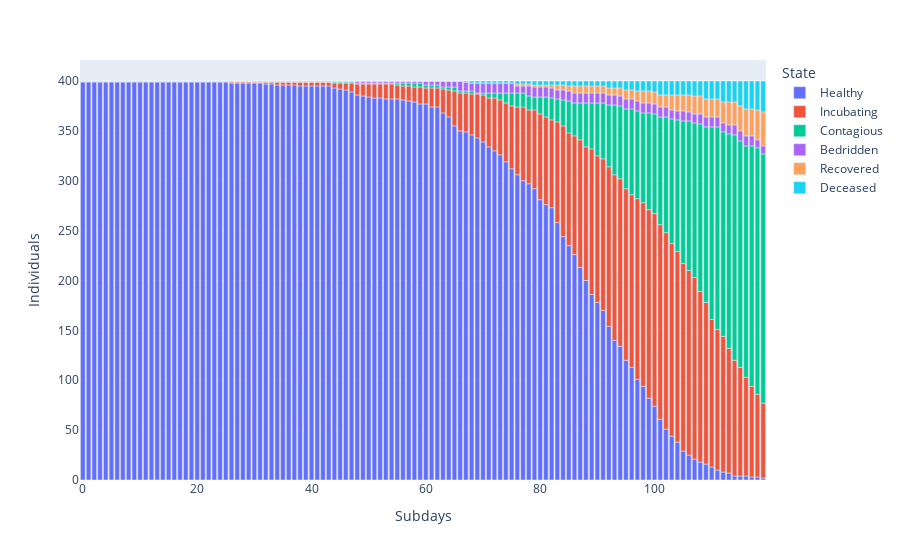

Notebook source saved alongside this figure:
### Code cell
# This code renders the most recent simulation as an interactive chart.
figure = px.bar(MostRecentSimulation, labels={"index":"Subdays", "value":"Individuals", "variable":"State"})
figure.show()

### Figure 1 — Plotly figure (JSON) as saved in the notebook; plotly's stock layout.template omitted (floating-point values rounded to 4 significant figures)
{"data": [{"alignmentgroup": "True", "hovertemplate": "State=Healthy<br>Subdays=%{x}<br>Individuals=%{y}<extra></extra>", "legendgroup": "Healthy", "marker": {"color": "#636efa", "pattern": {"shape": ""}}, "name": "Healthy", "offsetgroup": "Healthy", "orientation": "v", "showlegend": true, "textposition": "auto", "type": "bar", "x": [0, 1, 2, 3, 4, 5, 6, 7, 8, 9, 10, 11, 12, 13, 14, 15, 16, 17, 18, 19, 20, 21, 22, 23, 24, 25, 26, 27, 28, 29, 30, 31, 32, 33, 34, 35, 36, 37, 38, 39, 40, 41, 42, 43, 44, 45, 46, 47, 48, 49, 50, 51, 52, 53, 54, 55, 56, 57, 58, 59, 60, 61, 62, 63, 64, 65, 66, 67, 68, 69, 70, 71, 72, 73, 74, 75, 76, 77, 78, 79, 80, 81, 82, 83, 84, 85, 86, 87, 88, 89, 90, 91, 92, 93, 94, 95, 96, 97, 98, 99, 100, 101, 102, 103, 104, 105, 106, 107, 108, 109, 110, 111, 112, 113, 114, 115, 116, 117, 118, 119], "xaxis": "x", "y": [399, 399, 399, 399, 399, 399, 399, 399, 399, 399, 399, 399, 399, 399, 399, 399, 399, 399, 399, 399, 399, 399, 399, 399, 399, 399, 398, 398, 398, 398, 398, 398, 397, 397, 396, 396, 396, 396, 395, 395, 395, 395, 395, 395, 393, 392, 391, 389, 386, 385, 384, 383, 383, 382, 382, 382, 381, 380, 379, 377, 377, 374, 374, 368, 364, 355, 350, 349, 346, 343, 339, 334, 330, 326, 319, 312, 306, 300, 297, 292, 281, 276, 273, 258, 244, 235, 226, 213, 200, 186, 178, 170, 154, 140, 134, 120, 113, 101, 94, 82, 74, 61, 51, 44, 38, 29, 25, 21, 18, 16, 13, 10, 8, 7, 4, 4, 4, 3, 3, 2], "yaxis": "y"}, {"alignmentgroup": "True", "hovertemplate": "State=Incubating<br>Subdays=%{x}<br>Individuals=%{y}<extra></extra>", "legendgroup": "Incubating", "marker": {"color": "#EF553B", "pattern": {"shape": ""}}, "name": "Incubating", "offsetgroup": "Incubating", "orientation": "v", "showlegend": true, "textposition": "auto", "type": "bar", "x": [0, 1, 2, 3, 4, 5, 6, 7, 8, 9, 10, 11, 12, 13, 14, 15, 16, 17, 18, 19, 20, 21, 22, 23, 24, 25, 26, 27, 28, 29, 30, 31, 32, 33, 34, 35, 36, 37, 38, 39, 40, 41, 42, 43, 44, 45, 46, 47, 48, 49, 50, 51, 52, 53, 54, 55, 56, 57, 58, 59, 60, 61, 62, 63, 64, 65, 66, 67, 68, 69, 70, 71, 72, 73, 74, 75, 76, 77, 78, 79, 80, 81, 82, 83, 84, 85, 86, 87, 88, 89, 90, 91, 92, 93, 94, 95, 96, 97, 98, 99, 100, 101, 102, 103, 104, 105, 106, 107, 108, 109, 110, 111, 112, 113, 114, 115, 116, 117, 118, 119], "xaxis": "x", "y": [1, 1, 1, 1, 1, 1, 1, 1, 1, 1, 1, 1, 1, 1, 1, 1, 1, 1, 1, 1, 1, 1, 1, 1, 1, 1, 1, 1, 1, 1, 1, 1, 2, 2, 3, 3, 3, 3, 4, 4, 4, 4, 4, 4, 5, 6, 7, 9, 11, 12, 13, 14, 14, 15, 15, 14, 14, 15, 15, 17, 16, 19, 19, 24, 27, 35, 38, 39, 41, 44, 47, 49, 53, 55, 59, 63, 68, 74, 74, 79, 86, 88, 88, 101, 111, 113, 119, 128, 134, 146, 147, 152, 160, 166, 168, 172, 173, 181, 184, 189, 193, 195, 197, 193, 191, 188, 185, 182, 171, 162, 148, 141, 136, 125, 116, 109, 99, 91, 83, 75], "yaxis": "y"}, {"alignmentgroup": "True", "hovertemplate": "State=Contagious<br>Subdays=%{x}<br>Individuals=%{y}<extra></extra>", "legendgroup": "Contagious", "marker": {"color": "#00cc96", "pattern": {"shape": ""}}, "name": "Contagious", "offsetgroup": "Contagious", "orientation": "v", "showlegend": true, "textposition": "auto", "type": "bar", "x": [0, 1, 2, 3, 4, 5, 6, 7, 8, 9, 10, 11, 12, 13, 14, 15, 16, 17, 18, 19, 20, 21, 22, 23, 24, 25, 26, 27, 28, 29, 30, 31, 32, 33, 34, 35, 36, 37, 38, 39, 40, 41, 42, 43, 44, 45, 46, 47, 48, 49, 50, 51, 52, 53, 54, 55, 56, 57, 58, 59, 60, 61, 62, 63, 64, 65, 66, 67, 68, 69, 70, 71, 72, 73, 74, 75, 76, 77, 78, 79, 80, 81, 82, 83, 84, 85, 86, 87, 88, 89, 90, 91, 92, 93, 94, 95, 96, 97, 98, 99, 100, 101, 102, 103, 104, 105, 106, 107, 108, 109, 110, 111, 112, 113, 114, 115, 116, 117, 118, 119], "xaxis": "x", "y": [0, 0, 0, 0, 0, 0, 0, 0, 0, 0, 0, 0, 0, 0, 0, 0, 0, 0, 0, 0, 0, 0, 0, 0, 0, 0, 1, 1, 1, 1, 0, 0, 0, 0, 0, 0, 0, 0, 0, 0, 0, 0, 0, 0, 1, 1, 1, 1, 1, 1, 1, 1, 1, 1, 1, 2, 3, 3, 4, 4, 3, 3, 3, 2, 3, 4, 2, 2, 3, 1, 2, 5, 5, 7, 10, 13, 14, 14, 14, 13, 17, 20, 22, 23, 26, 32, 33, 37, 44, 46, 53, 56, 62, 70, 73, 80, 86, 88, 90, 97, 100, 108, 116, 125, 132, 143, 150, 155, 168, 176, 193, 203, 205, 215, 226, 227, 232, 241, 247, 250], "yaxis": "y"}, {"alignmentgroup": "True", "hovertemplate": "State=Bedridden<br>Subdays=%{x}<br>Individuals=%{y}<extra></extra>", "legendgroup": "Bedridden", "marker": {"color": "#ab63fa", "pattern": {"shape": ""}}, "name": "Bedridden", "offsetgroup": "Bedridden", "orientation": "v", "showlegend": true, "textposition": "auto", "type": "bar", "x": [0, 1, 2, 3, 4, 5, 6, 7, 8, 9, 10, 11, 12, 13, 14, 15, 16, 17, 18, 19, 20, 21, 22, 23, 24, 25, 26, 27, 28, 29, 30, 31, 32, 33, 34, 35, 36, 37, 38, 39, 40, 41, 42, 43, 44, 45, 46, 47, 48, 49, 50, 51, 52, 53, 54, 55, 56, 57, 58, 59, 60, 61, 62, 63, 64, 65, 66, 67, 68, 69, 70, 71, 72, 73, 74, 75, 76, 77, 78, 79, 80, 81, 82, 83, 84, 85, 86, 87, 88, 89, 90, 91, 92, 93, 94, 95, 96, 97, 98, 99, 100, 101, 102, 103, 104, 105, 106, 107, 108, 109, 110, 111, 112, 113, 114, 115, 116, 117, 118, 119], "xaxis": "x", "y": [0, 0, 0, 0, 0, 0, 0, 0, 0, 0, 0, 0, 0, 0, 0, 0, 0, 0, 0, 0, 0, 0, 0, 0, 0, 0, 0, 0, 0, 0, 1, 1, 1, 1, 1, 1, 1, 1, 1, 1, 1, 1, 1, 1, 1, 1, 1, 1, 2, 2, 2, 2, 2, 2, 2, 2, 2, 2, 2, 2, 4, 4, 4, 6, 6, 6, 10, 9, 8, 10, 10, 10, 10, 10, 10, 10, 7, 7, 10, 10, 10, 10, 10, 9, 10, 10, 10, 10, 10, 10, 10, 10, 10, 10, 10, 10, 10, 10, 10, 10, 10, 10, 10, 9, 9, 10, 9, 9, 10, 10, 10, 10, 9, 9, 10, 10, 10, 10, 8, 8], "yaxis": "y"}, {"alignmentgroup": "True", "hovertemplate": "State=Recovered<br>Subdays=%{x}<br>Individuals=%{y}<extra></extra>", "legendgroup": "Recovered", "marker": {"color": "#FFA15A", "pattern": {"shape": ""}}, "name": "Recovered", "offsetgroup": "Recovered", "orientation": "v", "showlegend": true, "textposition": "auto", "type": "bar", "x": [0, 1, 2, 3, 4, 5, 6, 7, 8, 9, 10, 11, 12, 13, 14, 15, 16, 17, 18, 19, 20, 21, 22, 23, 24, 25, 26, 27, 28, 29, 30, 31, 32, 33, 34, 35, 36, 37, 38, 39, 40, 41, 42, 43, 44, 45, 46, 47, 48, 49, 50, 51, 52, 53, 54, 55, 56, 57, 58, 59, 60, 61, 62, 63, 64, 65, 66, 67, 68, 69, 70, 71, 72, 73, 74, 75, 76, 77, 78, 79, 80, 81, 82, 83, 84, 85, 86, 87, 88, 89, 90, 91, 92, 93, 94, 95, 96, 97, 98, 99, 100, 101, 102, 103, 104, 105, 106, 107, 108, 109, 110, 111, 112, 113, 114, 115, 116, 117, 118, 119], "xaxis": "x", "y": [0, 0, 0, 0, 0, 0, 0, 0, 0, 0, 0, 0, 0, 0, 0, 0, 0, 0, 0, 0, 0, 0, 0, 0, 0, 0, 0, 0, 0, 0, 0, 0, 0, 0, 0, 0, 0, 0, 0, 0, 0, 0, 0, 0, 0, 0, 0, 0, 0, 0, 0, 0, 0, 0, 0, 0, 0, 0, 0, 0, 0, 0, 0, 0, 0, 0, 0, 0, 0, 0, 0, 0, 0, 0, 0, 0, 2, 2, 2, 2, 2, 2, 3, 5, 5, 5, 7, 7, 7, 7, 7, 7, 7, 7, 8, 9, 9, 10, 12, 12, 12, 12, 12, 15, 16, 16, 17, 18, 18, 18, 18, 18, 21, 23, 23, 25, 27, 27, 30, 34], "yaxis": "y"}, {"alignmentgroup": "True", "hovertemplate": "State=Deceased<br>Subdays=%{x}<br>Individuals=%{y}<extra></extra>", "legendgroup": "Deceased", "marker": {"color": "#19d3f3", "pattern": {"shape": ""}}, "name": "Deceased", "offsetgroup": "Deceased", "orientation": "v", "showlegend": true, "textposition": "auto", "type": "bar", "x": [0, 1, 2, 3, 4, 5, 6, 7, 8, 9, 10, 11, 12, 13, 14, 15, 16, 17, 18, 19, 20, 21, 22, 23, 24, 25, 26, 27, 28, 29, 30, 31, 32, 33, 34, 35, 36, 37, 38, 39, 40, 41, 42, 43, 44, 45, 46, 47, 48, 49, 50, 51, 52, 53, 54, 55, 56, 57, 58, 59, 60, 61, 62, 63, 64, 65, 66, 67, 68, 69, 70, 71, 72, 73, 74, 75, 76, 77, 78, 79, 80, 81, 82, 83, 84, 85, 86, 87, 88, 89, 90, 91, 92, 93, 94, 95, 96, 97, 98, 99, 100, 101, 102, 103, 104, 105, 106, 107, 108, 109, 110, 111, 112, 113, 114, 115, 116, 117, 118, 119], "xaxis": "x", "y": [0, 0, 0, 0, 0, 0, 0, 0, 0, 0, 0, 0, 0, 0, 0, 0, 0, 0, 0, 0, 0, 0, 0, 0, 0, 0, 0, 0, 0, 0, 0, 0, 0, 0, 0, 0, 0, 0, 0, 0, 0, 0, 0, 0, 0, 0, 0, 0, 0, 0, 0, 0, 0, 0, 0, 0, 0, 0, 0, 0, 0, 0, 0, 0, 0, 0, 0, 1, 2, 2, 2, 2, 2, 2, 2, 2, 3, 3, 3, 4, 4, 4, 4, 4, 4, 5, 5, 5, 5, 5, 5, 5, 7, 7, 7, 9, 9, 10, 10, 10, 11, 14, 14, 14, 14, 14, 14, 15, 15, 18, 18, 18, 21, 21, 21, 25, 28, 28, 29, 31], "yaxis": "y"}], "layout": {"barmode": "relative", "legend": {"title": {"text": "State"}, "tracegroupgap": 0}, "margin": {"t": 60}, "xaxis": {"anchor": "y", "domain": [0, 1], "title": {"text": "Subdays"}}, "yaxis": {"anchor": "x", "domain": [0, 1], "title": {"text": "Individuals"}}}}
